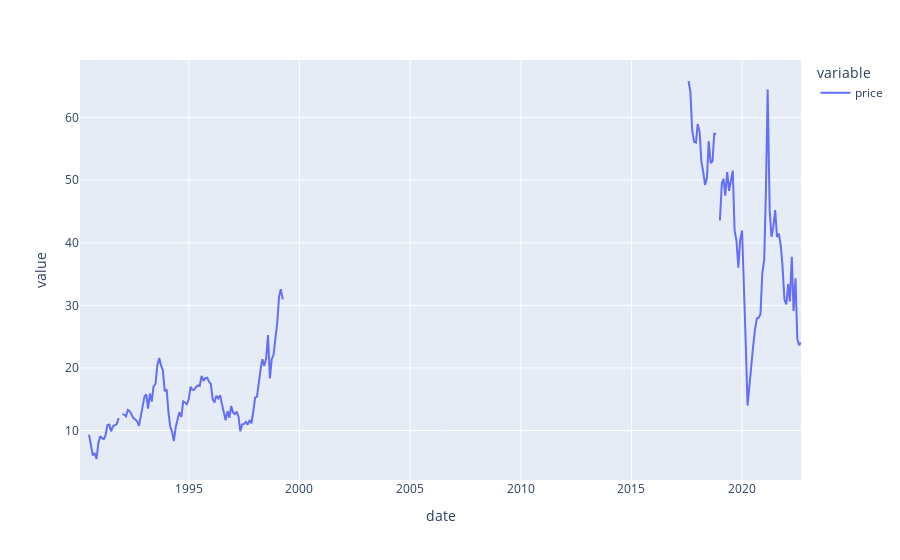

Notebook cell for this chart:
### Code cell
px.line(df_rmv[df_rmv.permno == "PARA UA Equity"].price)

### Figure 1 — Plotly figure (JSON) as saved in the notebook; plotly's stock layout.template omitted (floating-point values rounded to 4 significant figures; data arrays with more than 128 entries replaced by an {"elided": "..."} marker saying what was removed)
{"data": [{"hovertemplate": "variable=price<br>date=%{x}<br>value=%{y}<extra></extra>", "legendgroup": "price", "line": {"color": "#636efa", "dash": "solid"}, "marker": {"symbol": "circle"}, "mode": "lines", "name": "price", "orientation": "v", "showlegend": true, "type": "scatter", "x": {"elided": "392 str values"}, "xaxis": "x", "y": {"elided": "392 float values"}, "yaxis": "y"}], "layout": {"legend": {"title": {"text": "variable"}, "tracegroupgap": 0}, "margin": {"t": 60}, "xaxis": {"anchor": "y", "domain": [0, 1], "title": {"text": "date"}}, "yaxis": {"anchor": "x", "domain": [0, 1], "title": {"text": "value"}}}}
